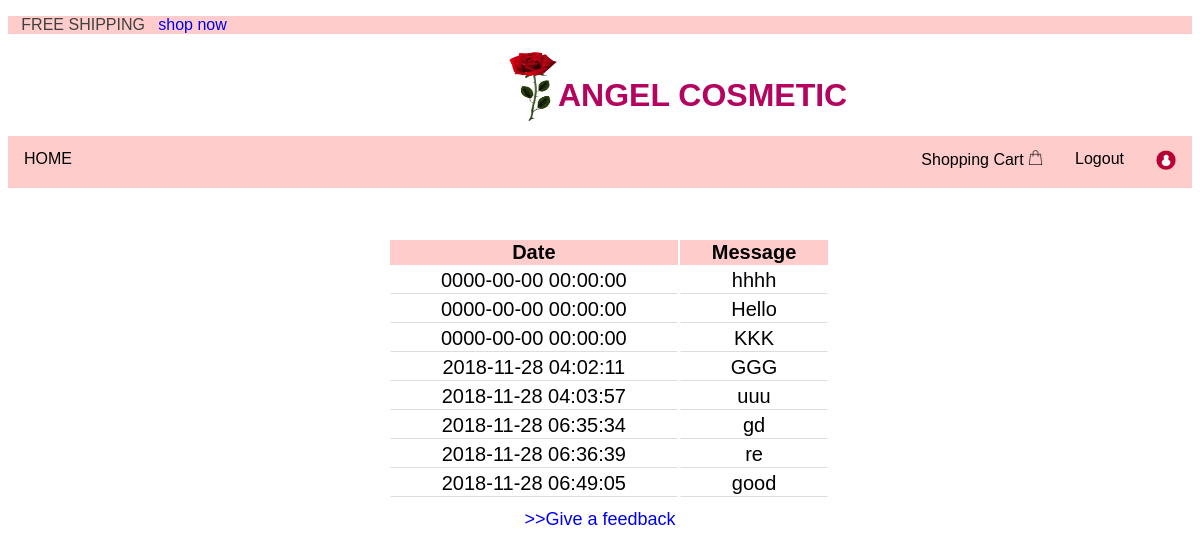
Screenshot of /feedback.php (signed in) with the database file from the repository.
### tables this page shows
CREATE TABLE `feedback` (
  `FID` int(11) NOT NULL,
  `userid` int(11) NOT NULL,
  `Name` varchar(50) NOT NULL,
  `date` timestamp NOT NULL DEFAULT CURRENT_TIMESTAMP ON UPDATE CURRENT_TIMESTAMP,
  `message` varchar(255) NOT NULL
);

### feedback.php (the view, shortened to what this page needs)
<!DOCTYPE html>
<html>
<head>
<link rel="stylesheet" href="https://cdnjs.cloudflare.com/ajax/libs/font-awesome/4.7.0/css/font-awesome.min.css">
</head>
<body>
<link rel="stylesheet" href="stylehome.css">
  <p class="free">&nbsp;&nbsp; FREE SHIPPING&nbsp;&nbsp; <a href="1Home.php"> shop now</p>
		<div class="rose">
		<img src="rose.png" width="50px" height="70px" style="float:left;">
		<a href="homm.php"><h1>ANGEL COSMETIC</h1></a>
		</div>
<ul>
<div class="topnav">
  <li><a href="1Home.php">HOME</a></li>
  <div class="submit" style="float:right">
      <?php
       if(isset($_SESSION['username'])){?>
        <a href="logout.php">Logout</a>
        <a href="accountpage.php"><img src="avatar.png" width="20px" height="20px"></a>
      <?php
        } else{
    ?>
        <a href="login.php">Sign in</a>
      <?php
        }
        ?>
    </div>
  <a href="showcart.php" style="float:right"> Shopping Cart&nbsp;<img src="bag.png" width="15px" height="15px">  </a>
 </ul>
<div class=show>
<?php
require_once('connect.php');
$q="SELECT * FROM feedback ORDER BY FID";
if($result=$mysqli->query($q)){
    echo'<table>';
    echo"<tr><th>Date</th><th>Message</th>";
    while($row=$result->fetch_array()){
        echo "<tr>";
        echo "<td>".$row['date']."</td>";
        echo "<td>".$row['message']."</td>";
        echo "</tr>";
    }
    echo"</table>";
}?>
</div>
<div class=feed>
<?php
echo"<a href='feedbackform.php'>>>Give a feedback</a>";
?>
</div>

### stylehome.css (style rules this page uses)
body { background: #FFFFFF; }
.free { background: #FFCCCC; color: #404040; font-family: inherit; font-weight: 400; font-style: normal; font-size: 16px; }
.rose { padding-top: 1px; margin-left: 500px; }
h1 { font:impact; color: #B4045F; padding-top: 5px; font-family: inherit; }
* { word-wrap: break-word; }
div { display: block; }
li { display: list-item; text-align: -webkit-match-parent; }

### feedback.php (style rules this page uses)
a:link { text-decoration: none; }
ul { list-style-type: none; margin: 0; padding: 0; overflow: hidden; background-color: #333; position: -webkit-sticky; position: sticky; top: 0; }
li { float: left; }
li a { display: block; color: #FF0066; text-align: center; padding: 14px 16px; text-decoration: none; }
body { font-family: Arial; background: #f1f1f1; }
.topnav { overflow: hidden; background-color: #FFCCCC; }
.topnav a { float: left; display: block; color: #000000; text-align: center; padding: 14px 16px; text-decoration: none; }
.show { text-align:center; padding-top:20px; font-size:25px; }
td { border:1px solid white; border-collapse:collapse; text-align:center; padding-left: 50px; padding-right: 50px; font-family: inherit; font-size: 20px; border-bottom: 1px solid #ddd; }
th { background-color: #FFCCCC; font-size: 20px; text-align:center; }
.show { text-align:center; padding-left:380px; padding-top:50px; }
.feed { text-align:center; padding-top:10px; font-size:18px; }

### rows the page displays
feedback: date "0000-00-00 00:00:00", message "hhhh"
feedback: date "0000-00-00 00:00:00", message "Hello"
feedback: date "0000-00-00 00:00:00", message "KKK"
feedback: date "2018-11-28 04:02:11", message "GGG"
feedback: date "2018-11-28 04:03:57", message "uuu"
feedback: date "2018-11-28 06:35:34", message "gd"
feedback: date "2018-11-28 06:36:39", message "re"
feedback: date "2018-11-28 06:49:05", message "good"
